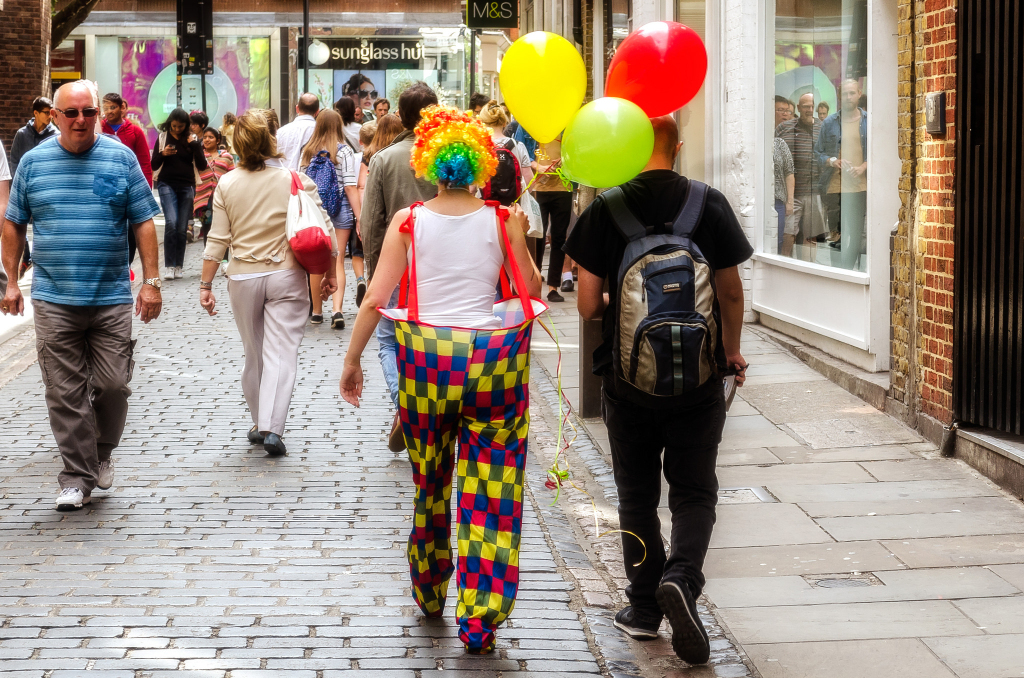
#> input picture task3/balloon_dataset/balloon/train/15290896925_884ab33fd3_k.jpg, 2048 x 1356 px (shown at 1/2 size); its folder holds 4 pictures in this run
$ jupyter execute --allow-errors data_preprocess.ipynb   (shell and % lines are left out)
#> lines starting #> are read from the running program, lines starting #| are printed output that depends on the picture
[cell 1]
import os
os.getcwd()

## 数据集下载

## 数据集可视化

[cell 2]
import os
import matplotlib.pyplot as plt
from PIL import Image


original_images = []
images = []
texts = []
plt.figure(figsize=(16, 5))

image_paths= [filename for filename in os.listdir('balloon_dataset/balloon/train/')][:8]

for i,filename in enumerate(image_paths):
    name = os.path.splitext(filename)[0]

    image = Image.open('balloon_dataset/balloon/train/'+filename).convert("RGB")
#> image is the input picture: PIL image 2048x1356 RGB; mean R, G, B 152.1, 138.2, 125.5

    plt.subplot(2, 4, i+1)
    plt.imshow(image)
    plt.title(f"{filename}")
    plt.xticks([])
    plt.yticks([])

plt.tight_layout()
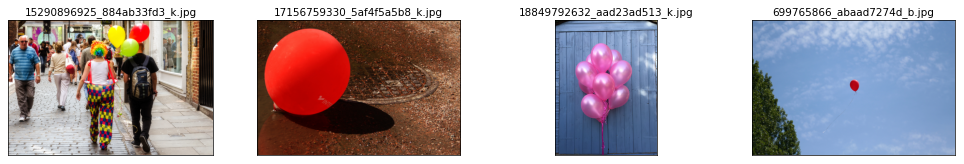
#> figure drawn by matplotlib, 4 panels
